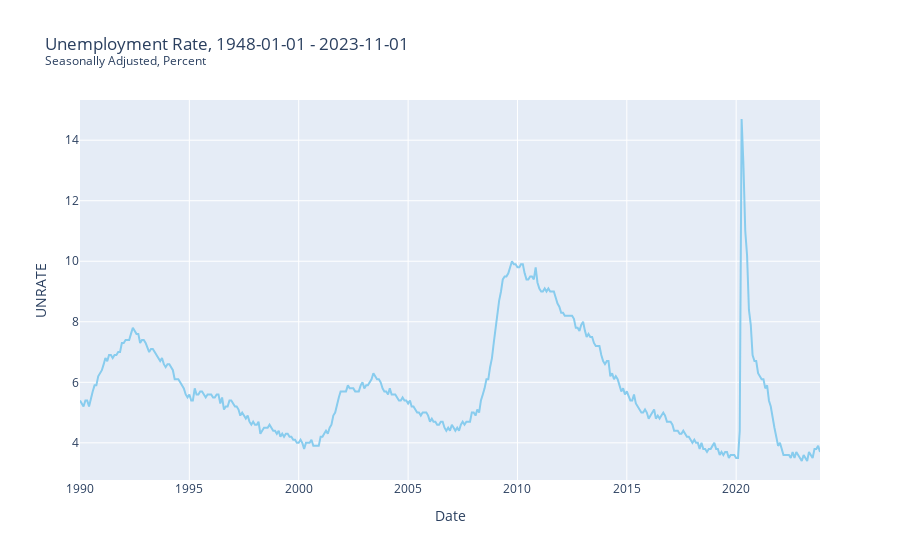

Write notebook code for a chart like this one.
### Code cell
sc.UNRATE.plot()

### Figure 1 — Plotly figure (JSON) as saved in the notebook; plotly's stock layout.template omitted (floating-point values rounded to 4 significant figures; data arrays with more than 128 entries replaced by an {"elided": "..."} marker saying what was removed)
{"data": [{"hovertemplate": "Series=UNRATE<br>Date=%{x}<br>UNRATE=%{y}<extra></extra>", "legendgroup": "UNRATE", "line": {"color": "rgb(136, 204, 238)", "dash": "solid"}, "marker": {"symbol": "circle"}, "mode": "lines", "name": "UNRATE", "orientation": "v", "showlegend": true, "type": "scatter", "x": {"elided": "407 str values"}, "xaxis": "x", "y": {"elided": "407 float values"}, "yaxis": "y"}], "layout": {"legend": {"title": {"text": "Series"}, "tracegroupgap": 0}, "showlegend": false, "title": {"text": "Unemployment Rate, 1948-01-01 - 2023-11-01<br><sup>Seasonally Adjusted, Percent</sup>"}, "xaxis": {"anchor": "y", "domain": [0, 1], "title": {"text": "Date"}}, "yaxis": {"anchor": "x", "domain": [0, 1], "title": {"text": "UNRATE"}}}}
